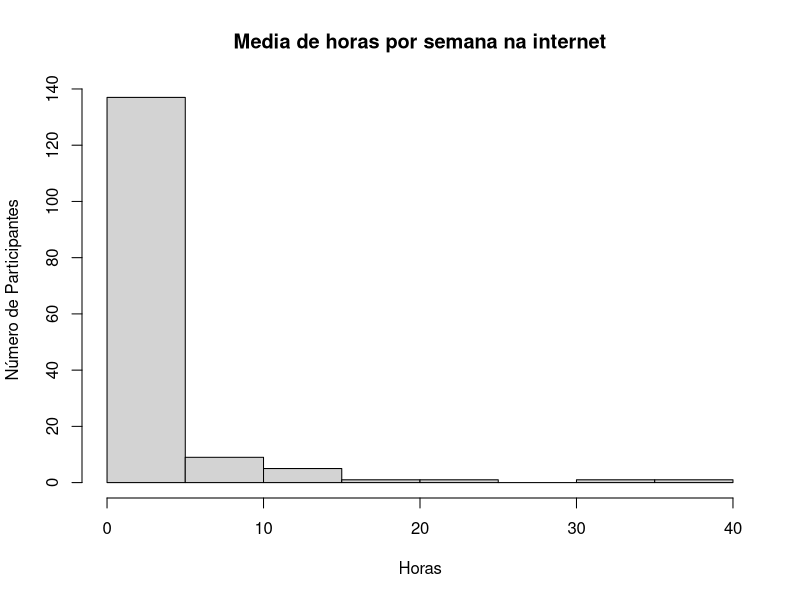
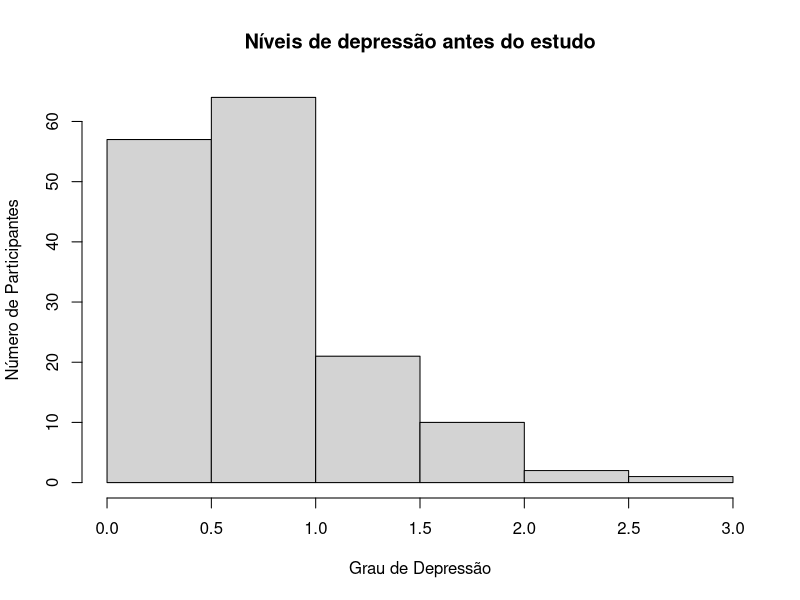
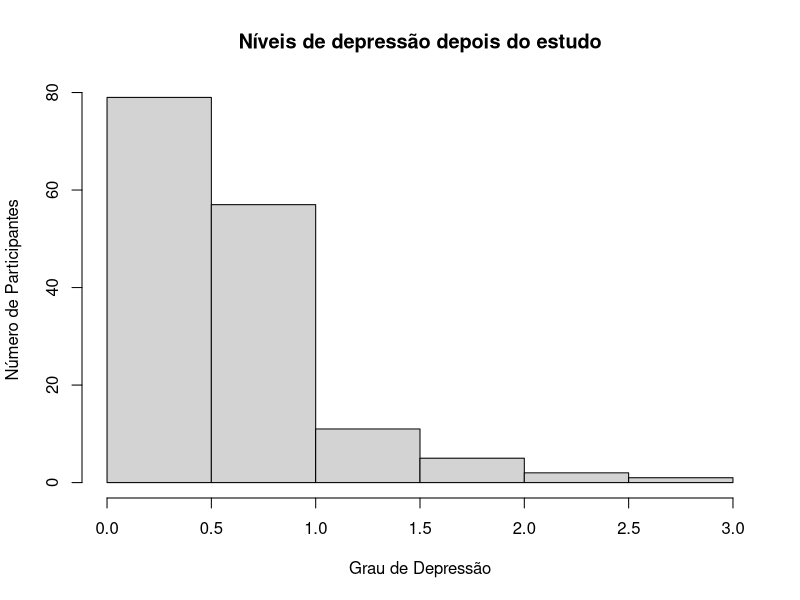
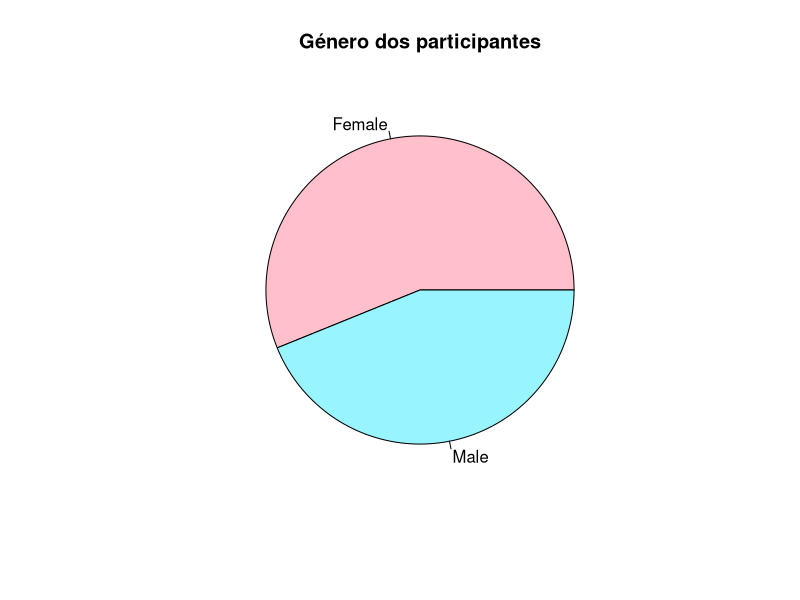
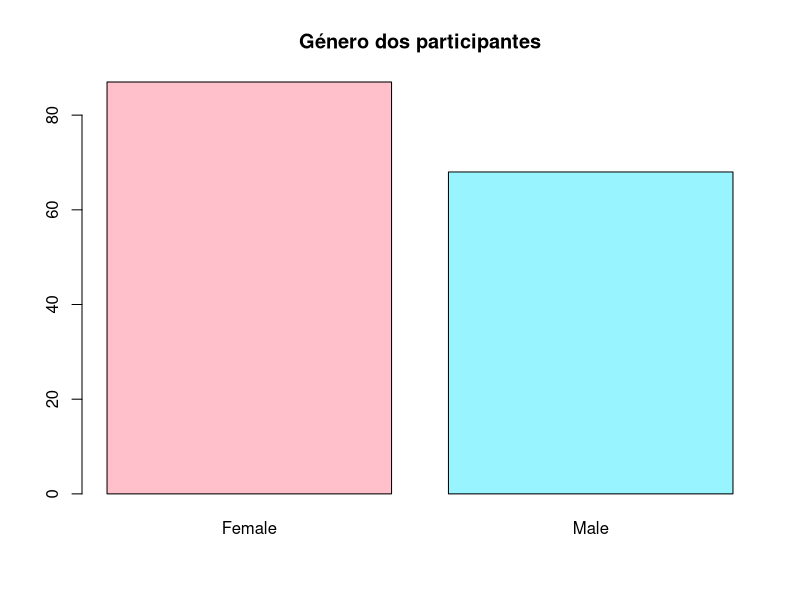
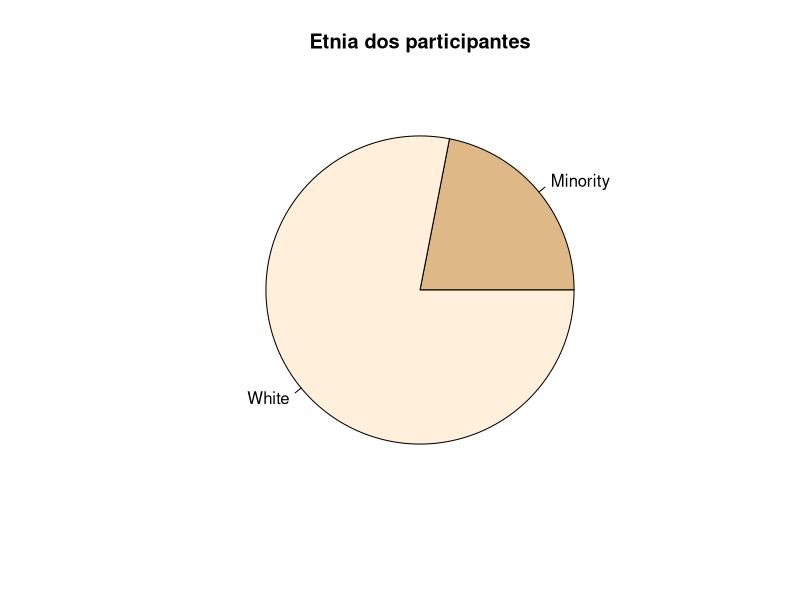
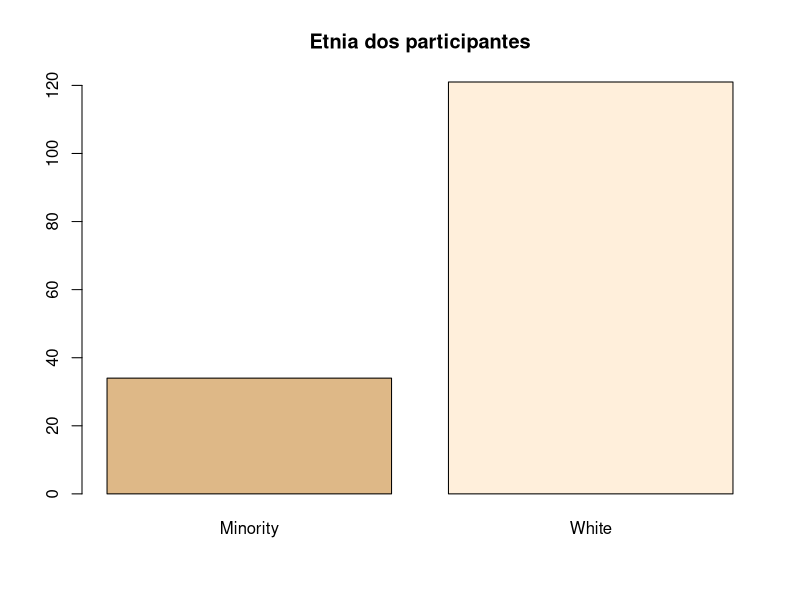
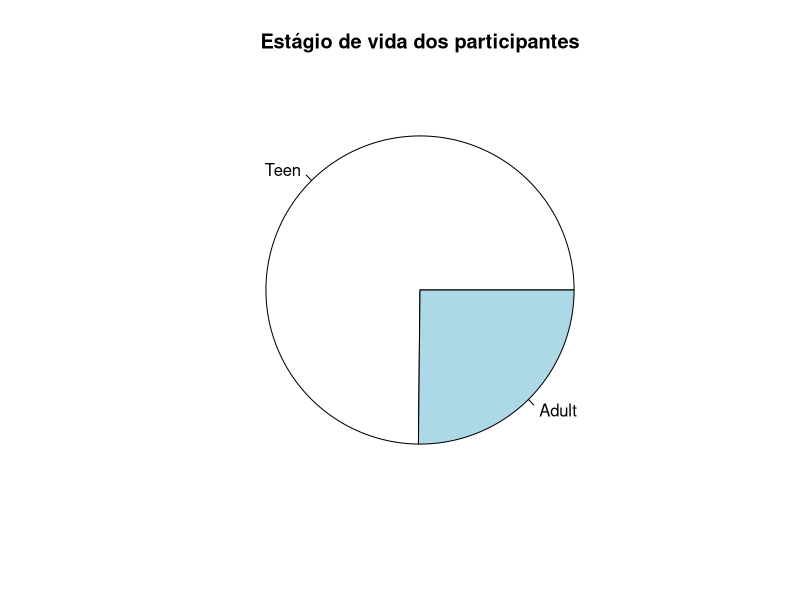

These charts were generated, in order, by the following R code:
## ---- chunk 1
depression.and.the.internet= read.delim("depression-and-the-internet.txt", header = TRUE)
dati= na.omit(depression.and.the.internet)
dati
## ---- chunk 2
summary(dati$Internet.use..mean.hours.per.week.)

range (dati$Internet.use..mean.hours.per.week.)

sd(dati$Internet.use..mean.hours.per.week.)
var(dati$Internet.use..mean.hours.per.week.)
fivenum((dati$Internet.use..mean.hours.per.week.))
## ---- chunk 3
hist(dati$Internet.use..mean.hours.per.week., main = "Media de horas por semana na internet",xlab = "Horas",ylab="Número de Participantes")
## ---- chunk 4
summary(dati$DepressionBefore)

range (dati$DepressionBefore)

sd(dati$DepressionBefore)
var(dati$DepressionBefore)
fivenum((dati$DepressionBefore))
## ---- chunk 5
hist(dati$DepressionBefore, main = "Níveis de depressão antes do estudo",xlab = "Grau de Depressão",ylab="Número de Participantes")
## ---- chunk 6
summary(dati$DepressionAfter)

range (dati$DepressionAfter)

sd(dati$DepressionAfter)
var(dati$DepressionAfter)
fivenum((dati$DepressionAfter))
## ---- chunk 7
hist(dati$DepressionAfter, main = "Níveis de depressão depois do estudo",xlab = "Grau de Depressão",ylab="Número de Participantes")
## ---- chunk 8
gender = table(dati$Gender)
names(gender) = c("Female","Male")
gender
## ---- chunk 9
pie(gender, labels = names(gender),col=c("pink","cadetblue1"), main = "Género dos participantes")
## ---- chunk 10
barplot(gender, col = c("pink","cadetblue1"), main = "Género dos participantes" )
## ---- chunk 11
Etnia = table(dati$Race..white...1..minority...0.)
names(Etnia) = c("Minority","White")
Etnia

## ---- chunk 12
pie(Etnia,col=c("burlywood","antiquewhite1"), main = "Etnia dos participantes")

## ---- chunk 13
barplot(Etnia, col = c("burlywood","antiquewhite1"), main = "Etnia dos participantes" )
## ---- chunk 14
age = table(dati$Age)
names(age) = c("Teen","Adult")
age
## ---- chunk 15
pie(age, main = "Estágio de vida dos participantes")
## ---- chunk 16
barplot(age, main = "Estágio de vida dos participantes" )
## ---- chunk 17
summary(dati$Household.income...000.)

range (dati$Household.income...000.)

sd(dati$Household.income...000.)
var(dati$Household.income...000.)
fivenum((dati$Household.income...000.))
## ---- chunk 18
hist(dati$Household.income...000., main = "Salário Anual do Agregado dos Participantes",xlab = "Salário (em milhares)",ylab="Número de Participantes")
## ---- chunk 19
sal= table(dati$Household.income...000.)
barplot(sal,main ="Salário Anual do Agregado dos Participantes", xlab="Salário (em milhares)", ,ylab="Número de Participantes", cex.names = 0.70,las= 2)
## ---- chunk 20
summary(dati$Household.size)

range (dati$Household.size)

sd(dati$Household.size)
var(dati$Household.size)
fivenum((dati$Household.size))
## ---- chunk 21
agr= table(dati$Household.size)
barplot(agr,main ="Tamanho do Agregado Familiar dos Participantes", xlab="Número de pessoas do agregado", ,ylab="Número de Participantes", cex.names = 1,las= 2)
## ---- chunk 22
db = dati$DepressionBefore
## ---- chunk 23
model1b = lm (db~dati$Gender)
model1b
summary(model1b)
plot(model1b)
## ---- chunk 24
model2b =lm(db~dati$Race..white...1..minority...0.)
model2b
summary(model2b)
plot(model2b)
## ---- chunk 25
model3b = lm(db~dati$Age)
model3b
summary(model3b)
plot(model3b)
## ---- chunk 26
model4b=lm(db~dati$Household.income...000.)
model4b
summary(model4b)
plot(model4b)

## ---- chunk 27
model5b=lm(db~dati$Household.size)
model5b
summary(model5b)
plot(model5b)
## ---- chunk 28
da=dati$DepressionAfter
## ---- chunk 29
model=lm(dati$Internet.use..mean.hours.per.week.~dati$DepressionAfter)
model
summary(model)
plot(model)
## ---- chunk 30
modelab = lm(da~db)
modelab
summary(modelab)
plot(modelab)

## ---- chunk 31
model21 = lm(da~dati$Internet.use..mean.hours.per.week.+dati$Gender)
model21
summary (model21)
plot(model21)
## ---- chunk 32
model22 = lm (da~dati$Internet.use..mean.hours.per.week.+dati$Race..white...1..minority...0.) 
model22
summary(model22)
plot(model22)
## ---- chunk 33
model23 = lm(da~dati$Internet.use..mean.hours.per.week.+dati$Age)
model23
summary(model23)
plot(model23)
## ---- chunk 34
model24 = lm(da~dati$Internet.use..mean.hours.per.week.+dati$Household.income...000.)
model24
summary(model24)
plot(model24)
## ---- chunk 35
model25 = lm (da~dati$Internet.use..mean.hours.per.week.+dati$Household.size)
model25
summary(model25)
plot(model25)
## ---- chunk 36
model26 = lm (da~dati$Gender+dati$Age)
model26
summary(model26)
plot(model26)
## ---- chunk 37
interaction.plot(dati$Age,dati$Gender,da)
## ---- chunk 38
model27=lm(da~dati$Gender+dati$Race..white...1..minority...0.)
model27
summary(model27)
plot(model27)
## ---- chunk 39
interaction.plot(dati$Race..white...1..minority...0.,dati$Gender,da)
## ---- chunk 40
model28 =lm(da ~dati$Age+dati$Race..white...1..minority...0.)
model28
summary(model28)
plot(model28)
## ---- chunk 41
interaction.plot(dati$Age,dati$Race..white...1..minority...0.,da)
## ---- chunk 42
model26 = lm (db~dati$Gender+dati$Age)
model26
summary(model26)
plot(model26)
## ---- chunk 43
interaction.plot(dati$Age,dati$Gender,db)
## ---- chunk 44
model27=lm(db~dati$Gender+dati$Race..white...1..minority...0.)
model27
summary(model27)
plot(model27)
## ---- chunk 45
interaction.plot(dati$Race..white...1..minority...0.,dati$Gender,db)
## ---- chunk 46
model28 =lm(db ~dati$Age+dati$Race..white...1..minority...0.)
model28
summary(model28)
plot(model28)
## ---- chunk 47
interaction.plot(dati$Age,dati$Race..white...1..minority...0.,db)
## ---- chunk 48
model_final = lm (da~dati$Internet.use..mean.hours.per.week.+dati$Gender+dati$Race..white...1..minority...0.+dati$Age+dati$Household.income...000.+dati$Household.size)
model_final
summary(model_final)

plot(model_final)
## ---- chunk 49
depression.and.the.internet[depression.and.the.internet=="female"] <- 1
depression.and.the.internet[depression.and.the.internet=="male"] <-0

depression.and.the.internet[depression.and.the.internet=="Adult"] <- 1
depression.and.the.internet[depression.and.the.internet=="Teen"] <- 0

DATI <- transform(depression.and.the.internet, Age=as.numeric(Age),
               Gender = as.numeric(Gender))
## ---- chunk 50
library(corrplot)

subc<-subset(DATI)
M<-cor(subc, use="complete.obs")
corrplot(M, order = "AOE", tl.cex = 0.80 )
corrplot(M, order = "AOE",method = 'number',tl.cex = 0.80)
